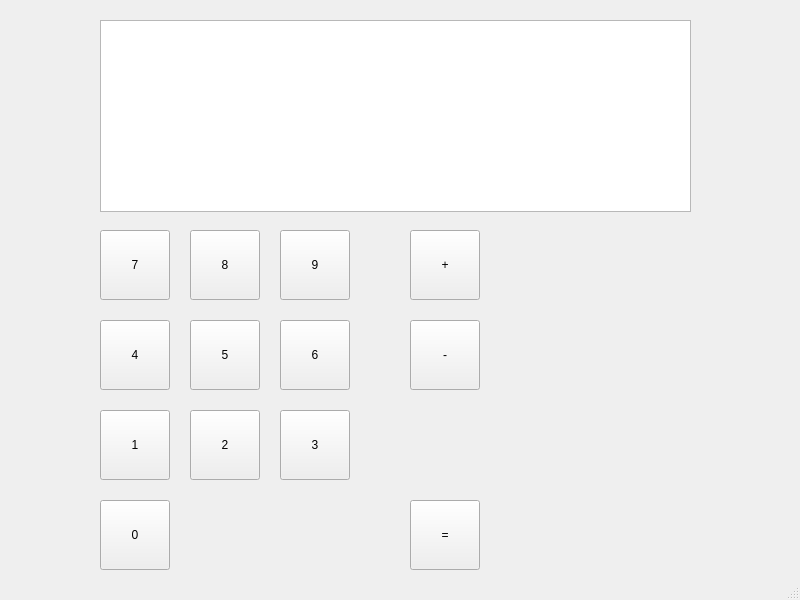
<?xml version="1.0" encoding="UTF-8"?>
<ui version="4.0">
 <class>MainWindow</class>
 <widget class="QMainWindow" name="MainWindow">
  <property name="geometry">
   <rect>
    <x>0</x>
    <y>0</y>
    <width>800</width>
    <height>600</height>
   </rect>
  </property>
  <property name="windowTitle">
   <string>MainWindow</string>
  </property>
  <widget class="QWidget" name="centralwidget">
   <widget class="QTextBrowser" name="textBrowser">
    <property name="geometry">
     <rect>
      <x>100</x>
      <y>20</y>
      <width>591</width>
      <height>192</height>
     </rect>
    </property>
   </widget>
   <widget class="QPushButton" name="pushButton">
    <property name="geometry">
     <rect>
      <x>100</x>
      <y>230</y>
      <width>70</width>
      <height>70</height>
     </rect>
    </property>
    <property name="text">
     <string>7</string>
    </property>
   </widget>
   <widget class="QPushButton" name="pushButton_2">
    <property name="geometry">
     <rect>
      <x>190</x>
      <y>230</y>
      <width>70</width>
      <height>70</height>
     </rect>
    </property>
    <property name="text">
     <string>8</string>
    </property>
   </widget>
   <widget class="QPushButton" name="pushButton_3">
    <property name="geometry">
     <rect>
      <x>280</x>
      <y>230</y>
      <width>70</width>
      <height>70</height>
     </rect>
    </property>
    <property name="text">
     <string>9</string>
    </property>
   </widget>
   <widget class="QPushButton" name="pushButton_4">
    <property name="geometry">
     <rect>
      <x>190</x>
      <y>320</y>
      <width>70</width>
      <height>70</height>
     </rect>
    </property>
    <property name="text">
     <string>5</string>
    </property>
   </widget>
   <widget class="QPushButton" name="pushButton_5">
    <property name="geometry">
     <rect>
      <x>100</x>
      <y>320</y>
      <width>70</width>
      <height>70</height>
     </rect>
    </property>
    <property name="text">
     <string>4</string>
    </property>
   </widget>
   <widget class="QPushButton" name="pushButton_6">
    <property name="geometry">
     <rect>
      <x>280</x>
      <y>320</y>
      <width>70</width>
      <height>70</height>
     </rect>
    </property>
    <property name="text">
     <string>6</string>
    </property>
   </widget>
   <widget class="QPushButton" name="pushButton_7">
    <property name="geometry">
     <rect>
      <x>190</x>
      <y>410</y>
      <width>70</width>
      <height>70</height>
     </rect>
    </property>
    <property name="text">
     <string>2</string>
    </property>
   </widget>
   <widget class="QPushButton" name="pushButton_8">
    <property name="geometry">
     <rect>
      <x>280</x>
      <y>410</y>
      <width>70</width>
      <height>70</height>
     </rect>
    </property>
    <property name="text">
     <string>3</string>
    </property>
   </widget>
   <widget class="QPushButton" name="pushButton_9">
    <property name="geometry">
     <rect>
      <x>100</x>
      <y>410</y>
      <width>70</width>
      <height>70</height>
     </rect>
    </property>
    <property name="text">
     <string>1</string>
    </property>
   </widget>
   <widget class="QPushButton" name="pushButton_11">
    <property name="geometry">
     <rect>
      <x>100</x>
      <y>500</y>
      <width>70</width>
      <height>70</height>
     </rect>
    </property>
    <property name="text">
     <string>0</string>
    </property>
   </widget>
   <widget class="QPushButton" name="pushButton_10">
    <property name="geometry">
     <rect>
      <x>410</x>
      <y>230</y>
      <width>70</width>
      <height>70</height>
     </rect>
    </property>
    <property name="text">
     <string>+</string>
    </property>
   </widget>
   <widget class="QPushButton" name="pushButton_12">
    <property name="geometry">
     <rect>
      <x>410</x>
      <y>320</y>
      <width>70</width>
      <height>70</height>
     </rect>
    </property>
    <property name="text">
     <string>-</string>
    </property>
   </widget>
   <widget class="QPushButton" name="pushButton_13">
    <property name="geometry">
     <rect>
      <x>410</x>
      <y>500</y>
      <width>70</width>
      <height>70</height>
     </rect>
    </property>
    <property name="text">
     <string>=</string>
    </property>
   </widget>
  </widget>
  <widget class="QMenuBar" name="menubar">
   <property name="geometry">
    <rect>
     <x>0</x>
     <y>0</y>
     <width>800</width>
     <height>19</height>
    </rect>
   </property>
  </widget>
  <widget class="QStatusBar" name="statusbar"/>
 </widget>
 <resources/>
 <connections/>
</ui>
